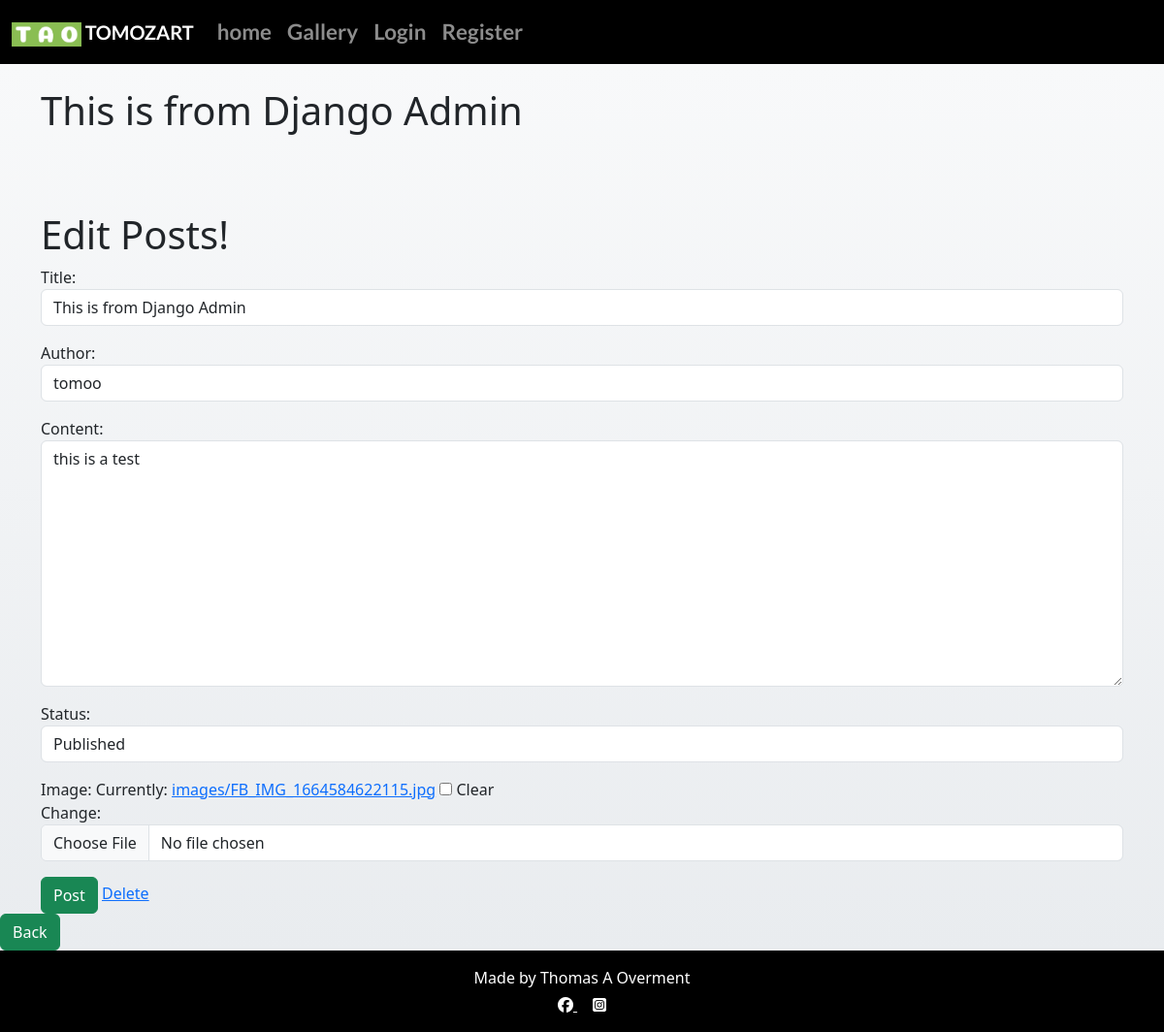
/post/edit/3/, run on the app's committed database.
### blog_app/models.py (models this page shows, shortened)
class Post(models.Model):
    title = models.CharField(max_length=200, unique=True)
    slug = models.SlugField(max_length=200, unique=True)
    author = models.ForeignKey(User, on_delete=models.CASCADE, related_name="blog_app_posts")
    content = models.TextField()
    created_on = models.DateTimeField(auto_now_add=True)
    status = models.IntegerField(choices=STATUS, default=0)
    image = models.ImageField(upload_to='images/', null=True, blank=True)

### blog_app/views.py (the view)
# urls.py: path('post/edit/<int:pk>/', views.UpdatePost.as_view(), name='update_post'),
class UpdatePost(generic.UpdateView):
    model = Post
    form_class = UpdateForm
    template_name = "blog_app/editposts.html"

### blog_app/forms.py
class UpdateForm(forms.ModelForm):
    class Meta:
        model = Post
        fields = ('title', 'author', 'content', 'status', 'image')
        widgets = {
            'title': forms.TextInput(attrs={'class': 'form-control', 'placeholder': 'Post Title'}),
            'author': forms.Select(attrs={'class': 'form-control', 'placeholder': 'Username'}),
            'content': forms.Textarea(attrs={'class': 'form-control', 'placeholder': 'Comment here'}),
            'status': forms.Select(attrs={'class': 'form-control'}),
            'image': forms.ClearableFileInput(attrs={'class': 'form-control'}),
        }

### blog_app/templates/blog_app/editposts.html (shortened to what this page needs)
{% extends "base.html" %}
{% block content %}
<h1>{{ post.title }}</h1>
<br/>
<br/></br>
<h1>Edit Posts!</h1>
<form method="POST">
    {{ form.as_p }}
    <button class= "btn btn-success">Post</button>
    <a href="{% url 'delete_post' post.id %}">Delete</a>
</div>
<a href="{% url 'blog' %}" class="btn btn-success">Back</a>
{% endblock %}

### static/css/style.css (style rules this page uses)
body { background-color: #605B56 }
.main-bg { background-color: #F9FAFC; }

### templates/base.html (style rules this page uses)
.main-bg { background: linear-gradient(to bottom, #f8f9fa, #e9ecef); }

### data on the page
Post: title "This is from Django Admin", author "tomoo", content "this is a test", status "Published"
